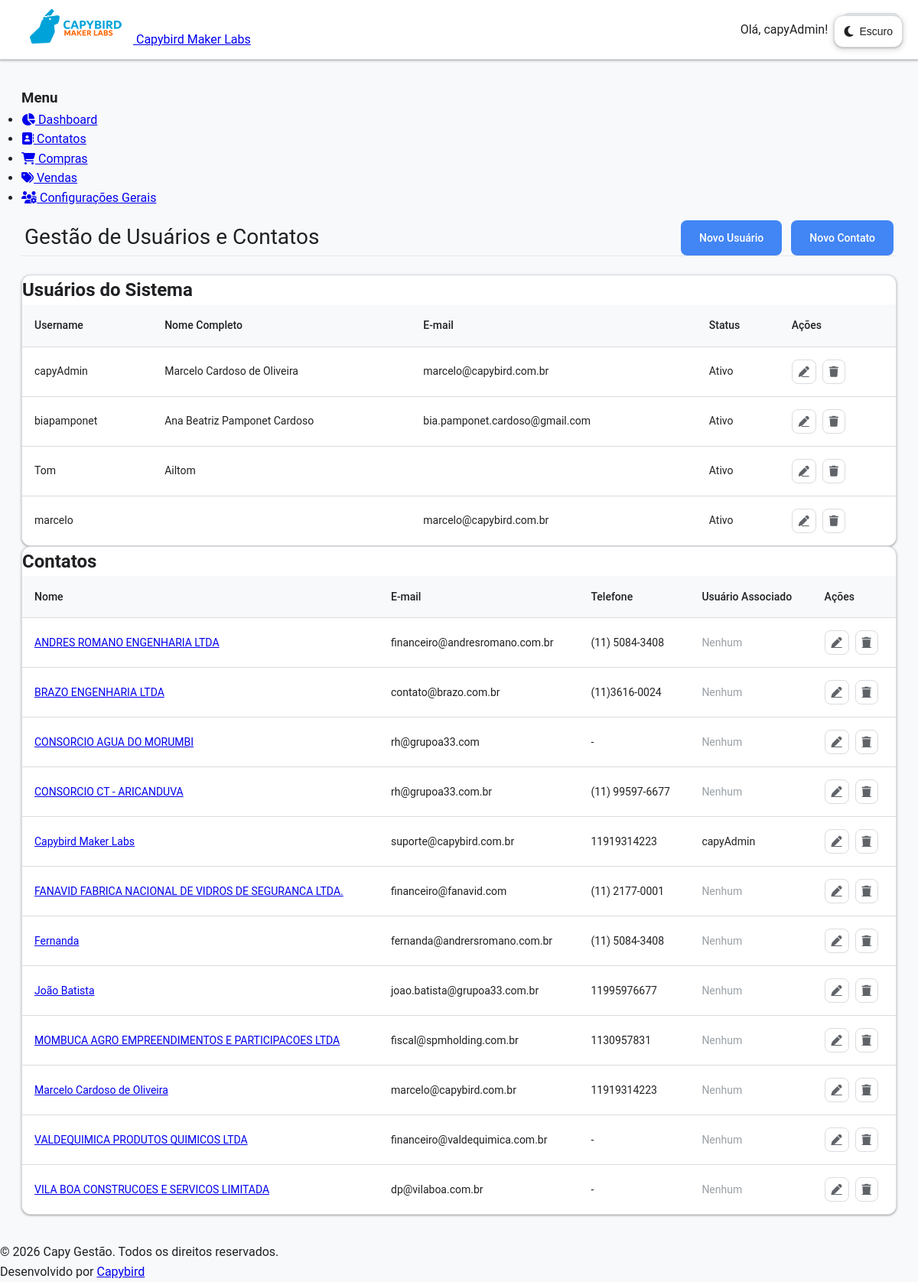
The page /management/ (signed in) on the database its author committed.
### contacts/models.py (models this page shows, shortened)
class Contact(models.Model):
    class PersonType(models.TextChoices):
        INDIVIDUAL = "PF", _("Pessoa Física")
        LEGAL = "PJ", _("Pessoa Jurídica")
    class OrganizationType(models.TextChoices):
        SYSTEM_HOLDER = "HOLDER", _("Gestor do Sistema")  # A sua empresa
        CLIENT = "CLIENT", _("Cliente")  # As empresas clientes
        OTHER = "OTHER", _("Outro")  # Outros tipos de contato PJ
    name = models.CharField(max_length=255, verbose_name=_("Nome Completo"))
    email = models.EmailField(max_length=255, unique=True)
    phone = models.CharField(
        max_length=20,
        blank=True,
        null=True,
        verbose_name=_("Telefone"),
        validators=[
            RegexValidator(
                regex=r'^\+?1?\d{9,15}$',
                message=_("O número de telefone deve estar no formato: '+999999999'. Até 15 dígitos permitidos.")
            )
        ]
    )
    person_type = models.CharField(
        max_length=2,
        choices=PersonType.choices,
        default=PersonType.INDIVIDUAL,
        verbose_name=_("Tipo de Pessoa"),
        db_index=True,
    )
    document = models.CharField(
        max_length=18,
        unique=True,
        blank=True,
        null=True,
        verbose_name=_("CPF/CNPJ"),
        db_index=True,
    )
    is_active = models.BooleanField(default=True, verbose_name=_("Ativo"))
    user = models.OneToOneField(
        User,
        on_delete=models.SET_NULL,
        null=True,
        blank=True,
        verbose_name=_("Usuário Associado"),
        related_name="contact_profile",
    )
    company = models.ForeignKey(
        "self",
        on_delete=models.SET_NULL,
        null=True,
        blank=True,
        verbose_name="Empresa Associada (PJ)",
        limit_choices_to={
            "person_type": "PJ"
        },  # Garante que só PJs possam ser selecionadas aqui
    )
    created_at = models.DateTimeField(auto_now_add=True)
    updated_at = models.DateTimeField(auto_now=True)
    class Meta:
        verbose_name = "Contato"
        verbose_name_plural = "Contatos"
        ordering = ["name"]
    class OrganizationType(models.TextChoices):
        SYSTEM_HOLDER = "HOLDER", "Gestor do Sistema"  # A sua empresa
        CLIENT = "CLIENT", "Cliente"  # As empresas clientes
        OTHER = "OTHER", "Outro"  # Outros tipos de contato PJ
    organization_type = models.CharField(
        max_length=10,
        choices=OrganizationType.choices,
        default=OrganizationType.OTHER,
        verbose_name="Classificação da Organização",
        blank=True,
    )
    logo = models.ImageField(
        upload_to="logos/", null=True, blank=True, verbose_name="Logomarca da Empresa"
    )

### core_app/views.py (the view)
# urls.py: path("management/", ManagementListView.as_view(), name="management_list"),
class ManagementListView(LoginRequiredMixin, TemplateView):
    template_name = "management_list.html"
    def get_context_data(self, **kwargs):
        context = super().get_context_data(**kwargs)
        context["contacts"] = Contact.objects.all().select_related("user")
        context["users"] = User.objects.all()
        context["title"] = "Gestão de Usuários e Contatos"
        return context

### core_app/context_processors.py (called while the page is built, shortened)
def system_branding_processor(request):
    HOLDER_CACHE_KEY = "system_holder_branding"
    holder_data = cache.get(HOLDER_CACHE_KEY)
    if not holder_data:
        try:
            system_holder = Contact.objects.get(
                organization_type=Contact.OrganizationType.SYSTEM_HOLDER
            )
            holder_data = {
                "system_holder_name": system_holder.name,
                "system_holder_logo": system_holder.logo,
            }
            cache.set(HOLDER_CACHE_KEY, holder_data, 3600)
        except Contact.DoesNotExist:
            holder_data = {
                "system_holder_name": "CAPY GESTÃO",
                "system_holder_logo": None,
            }
    return holder_data

### templates/management_list.html (shortened to what this page needs)
{% extends 'app_base.html' %}
{% load static %}
{% block app_content %}
<div class="management-header">
    <h1>{{ title }}</h1>
    <div class="management-actions">
        <a href="{% url 'user_create' %}" class="btn btn-primary">Novo Usuário</a>
        <a href="{% url 'contact_create' %}" class="btn btn-primary">Novo Contato</a>
    </div>
</div>
<div class="table-container">
    <h2>Usuários do Sistema</h2>
    <table class="styled-table">
        <thead>
            <tr>
                <th>Username</th>
                <th>Nome Completo</th>
                <th>E-mail</th>
                <th>Status</th>
                <th>Ações</th>
            </tr>
        </thead>
        <tbody>
            {% for user in users %}
            <tr>
                <td>{{ user.username }}</td>
                <td>{{ user.get_full_name }}</td>
                <td>{{ user.email }}</td>
                <td>{% if user.is_active %}Ativo{% else %}Inativo{% endif %}</td>
                <td>
                    <div class="action-buttons">
                        <a href="{% url 'user_update' user.pk %}" class="btn-icon btn-icon-edit" title="Editar">
                            <i class="fas fa-pen"></i>
                        </a>
                        <a href="{% url 'user_delete' user.pk %}" class="btn-icon btn-icon-delete" title="Excluir">
                            <i class="fas fa-trash"></i>
                        </a>
                    </div>
                </td>
            </tr>
            {% empty %}
            <tr>
                <td colspan="5">Nenhum usuário encontrado.</td>
            </tr>
            {% endfor %}
        </tbody>
    </table>
</div>
<div class="table-container">
    <h2>Contatos</h2>
    <table class="styled-table">
        <thead>
            <tr>
                <th>Nome</th>
                <th>E-mail</th>
                <th>Telefone</th>
                <th>Usuário Associado</th>
                <th>Ações</th>
            </tr>
        </thead>
        <tbody>
            {% for contact in contacts %}
            <tr>
                <td><a href="{% url 'contact_detail' contact.pk %}">{{ contact.name }}</a></td>
                <td>{{ contact.email }}</td>
                <td>{{ contact.phone|default:"-" }}</td>
                <td>
                    {% if contact.user %}
                        {{ contact.user.username }}
                    {% else %}
                        <span class="text-muted">Nenhum</span>
                    {% endif %}
                </td>
                <td>
                    <div class="action-buttons">
                        <a href="{% url 'contact_update' contact.pk %}" class="btn-icon btn-icon-edit" title="Editar">
                            <i class="fas fa-pen"></i>
                        </a>
                        <a href="{% url 'contact_delete' contact.pk %}" class="btn-icon btn-icon-delete" title="Excluir">
                            <i class="fas fa-trash"></i>
                        </a>
                    </div>
                </td>
            </tr>
            {% empty %}
            <tr>
                <td colspan="5">Nenhum contato encontrado.</td>
            </tr>
            {% endfor %}
        </tbody>
    </table>
</div>
{% endblock %}

### templates/base.html (shortened to what this page needs)
{% load static %}
<!DOCTYPE html>
<html lang="pt-br" data-theme="light">
<head>
    <link rel="stylesheet" href="{% static 'css/style.css' %}">
    <link rel="stylesheet" href="https://cdnjs.cloudflare.com/ajax/libs/font-awesome/6.5.0/css/all.min.css">
</head>
<body>
    <header>
        <nav class="navbar">
            <div class="text-2xl font-bold tracking-wide text-center">
            <a href="{% url 'home' %}">
                {% if system_holder_logo %}
                    <img src="{{ system_holder_logo.url }}" alt="Logo de {{ system_holder_name }}" class="client-logo-img">
                    <span class="system-name-small">{{ system_holder_name }}</span>
                {% else %}
                    <strong class="text-blue-400">{{ system_holder_name|default:"CAPY GESTÃO" }}</strong>
                {% endif %}
            </a>
            </div>
            <div class="nav-menu">
                {% if user.is_authenticated %}
                    <span>Olá, {{ user.username }}!</span>
                    <form class="logout-form" action="{% url 'logout' %}" method="post">
                        <button type="submit" class="btn btn-secondary">Sair</button>
                    </form>
                {% else %}
					<a href="{% url 'login' %}" class="btn btn-primary">Entrar</a>
                {% endif %}
            </div>
        </nav>
    </header>
    <main class="container">
        {% block content %}
        {% endblock %}
    </main>
    <button class="theme-toggle" id="themeToggle" title="Alternar tema">
        <i class="theme-toggle-icon fas fa-moon" id="themeIcon"></i>
        <span id="themeText">Escuro</span>
    </button>
    <footer>
        <div class="mt-auto text-sm text-gray-400">
            <p>© 2026 Capy Gestão. Todos os direitos reservados.</p>
            <p>Desenvolvido por <a href="https://www.capybird.com.br" class="text-blue-400">Capybird</a></p>
        </div>
    </footer>
</body>
</html>

### rows shown on the page
Contact: name "Capybird Maker Labs", email "suporte@capybird.com.br", phone "11919314223", user.username "capyAdmin"
Contact: name "ANDRES ROMANO ENGENHARIA LTDA", email "financeiro@andresromano.com.br", phone "(11) 5084-3408", shows "Nenhum"
Contact: name "BRAZO ENGENHARIA LTDA", email "contato@brazo.com.br", phone "(11)3616-0024", shows "Nenhum"
Contact: name "CONSORCIO AGUA DO MORUMBI", email "rh@grupoa33.com", phone "-", shows "Nenhum"
Contact: name "CONSORCIO CT - ARICANDUVA", email "rh@grupoa33.com.br", phone "(11) 99597-6677", shows "Nenhum"
Contact: name "FANAVID FABRICA NACIONAL DE VIDROS DE SEGURANCA LTDA.", email "financeiro@fanavid.com", phone "(11) 2177-0001", shows "Nenhum"
Contact: name "Fernanda", email "fernanda@andrersromano.com.br", phone "(11) 5084-3408", shows "Nenhum"
Contact: name "João Batista", email "joao.batista@grupoa33.com.br", phone "11995976677", shows "Nenhum"
Contact: name "MOMBUCA AGRO EMPREENDIMENTOS E PARTICIPACOES LTDA", email "fiscal@spmholding.com.br", phone "1130957831", shows "Nenhum"
Contact: name "Marcelo Cardoso de Oliveira", email "marcelo@capybird.com.br", phone "11919314223", shows "Nenhum"
Contact: name "VALDEQUIMICA PRODUTOS QUIMICOS LTDA", email "financeiro@valdequimica.com.br", phone "-", shows "Nenhum"
Contact: name "VILA BOA CONSTRUCOES E SERVICOS LIMITADA", email "dp@vilaboa.com.br", phone "-", shows "Nenhum"

### other values the page prints
{{ user.username }} "capyAdmin"
{{ title }} "Gestão de Usuários e Contatos"
{{ user.get_full_name }} "Marcelo Cardoso de Oliveira"
{{ user.email }} "marcelo@capybird.com.br"
{{ user.username }} "biapamponet"
{{ user.get_full_name }} "Ana Beatriz Pamponet Cardoso"
{{ user.email }} "bia.pamponet.cardoso@gmail.com"
{{ user.username }} "Tom"
{{ user.get_full_name }} "Ailtom"
{{ user.username }} "marcelo"
